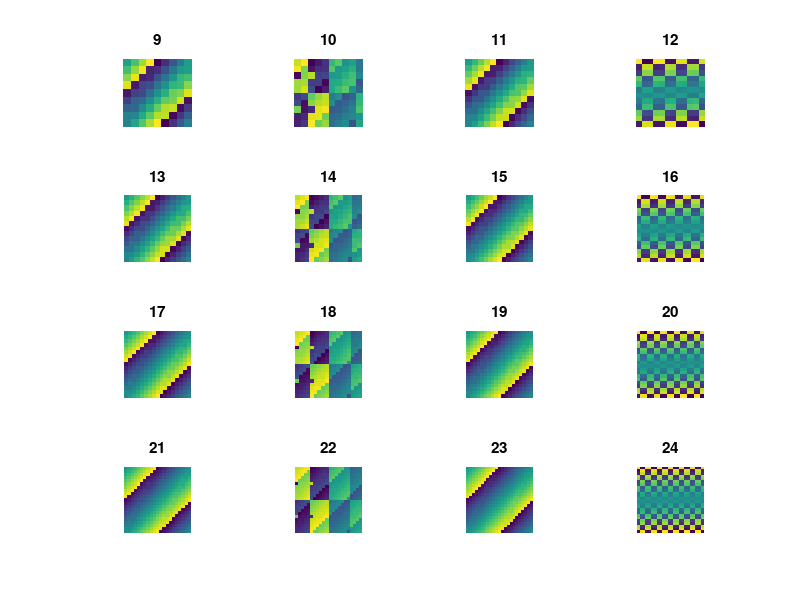

The MATLAB source for this figure:
%-------------------------------------------------------------------------%
%   __  __    _  _____ _        _    ____    _  _      ____    _ ____     %
%  |  \/  |  / \|_   _| |      / \  | __ )  | || |    / ___|__| |  _ \    %
%  | |\/| | / _ \ | | | |     / _ \ |  _ \  | || |_  | |   / _` | |_) |   %
%  | |  | |/ ___ \| | | |___ / ___ \| |_) | |__   _| | |__| (_| |  __/    %
%  |_|  |_/_/   \_\_| |_____/_/   \_\____/     |_|    \____\__,_|_|       %
%                                                                         %
%-------------------------------------------------------------------------%
%                                                                         %
%   Author: Marco Mehl <marco.mehl@polimi.it>                             %
%           Timoteo Dinelli <timoteo.dinelli@polimi.it>                   %
%   CRECK Modeling Group <http://creckmodeling.chem.polimi.it>            %
%   Department of Chemistry, Materials and Chemical Engineering           %
%   Politecnico di Milano                                                 %
%   P.zza Leonardo da Vinci 32, 20133 Milano                              %
%                                                                         %
% ----------------------------------------------------------------------- %

clear, close all, clc

% Visually examine the patterns in magic square matrices with orders 
% between 9 and 24 using imagesc. The patterns show that magic uses 
% three different algorithms, depending on whether the value of mod(n,4) 
% is 0, 2, or odd.

for n = 1:16
    subplot(4,4,n)
    ord = n + 8;
    m = magic(ord);
    imagesc(m)
    title(num2str(ord))
    axis equal
    axis off
end